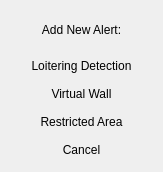
<?xml version="1.0" encoding="UTF-8"?>
<ui version="4.0">
 <class>NewAlertDialog</class>
 <widget class="QDialog" name="NewAlertDialog">
  <property name="geometry">
   <rect>
    <x>0</x>
    <y>0</y>
    <width>163</width>
    <height>172</height>
   </rect>
  </property>
  <property name="windowTitle">
   <string notr="true">Add New Alert</string>
  </property>
  <property name="locale">
   <locale language="English" country="UnitedStates"/>
  </property>
  <layout class="QVBoxLayout" name="verticalLayout">
   <item>
    <widget class="QLabel" name="label">
     <property name="text">
      <string>Add New Alert:</string>
     </property>
     <property name="alignment">
      <set>Qt::AlignCenter</set>
     </property>
    </widget>
   </item>
   <item>
    <widget class="QPushButton" name="m_bnLD">
     <property name="text">
      <string>Loitering Detection</string>
     </property>
     <property name="flat">
      <bool>true</bool>
     </property>
    </widget>
   </item>
   <item>
    <widget class="QPushButton" name="m_bnVW">
     <property name="text">
      <string>Virtual Wall</string>
     </property>
     <property name="flat">
      <bool>true</bool>
     </property>
    </widget>
   </item>
   <item>
    <widget class="QPushButton" name="m_bnRA">
     <property name="text">
      <string>Restricted Area</string>
     </property>
     <property name="flat">
      <bool>true</bool>
     </property>
    </widget>
   </item>
   <item>
    <widget class="QPushButton" name="m_bnCancel">
     <property name="text">
      <string>Cancel</string>
     </property>
     <property name="default">
      <bool>true</bool>
     </property>
     <property name="flat">
      <bool>true</bool>
     </property>
    </widget>
   </item>
  </layout>
 </widget>
 <resources/>
 <connections/>
</ui>
